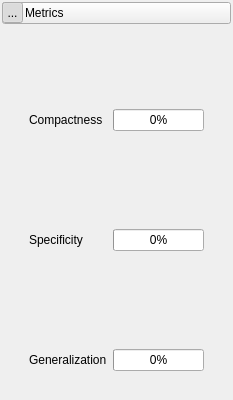
    <widget class="QWidget" name="metrics_panel" native="true">
     <property name="sizePolicy">
      <sizepolicy hsizetype="Preferred" vsizetype="Fixed">
       <horstretch>0</horstretch>
       <verstretch>0</verstretch>
      </sizepolicy>
     </property>
     <layout class="QVBoxLayout" name="verticalLayout_8">
      <property name="spacing">
       <number>2</number>
      </property>
      <property name="leftMargin">
       <number>2</number>
      </property>
      <property name="topMargin">
       <number>2</number>
      </property>
      <property name="rightMargin">
       <number>2</number>
      </property>
      <property name="bottomMargin">
       <number>2</number>
      </property>
      <item>
       <widget class="QWidget" name="metrics_header_background" native="true">
        <layout class="QVBoxLayout" name="verticalLayout_9">
         <property name="leftMargin">
          <number>0</number>
         </property>
         <property name="topMargin">
          <number>0</number>
         </property>
         <property name="rightMargin">
          <number>0</number>
         </property>
         <property name="bottomMargin">
          <number>0</number>
         </property>
         <item>
          <widget class="QPushButton" name="metrics_header">
           <property name="sizePolicy">
            <sizepolicy hsizetype="Preferred" vsizetype="Fixed">
             <horstretch>0</horstretch>
             <verstretch>0</verstretch>
            </sizepolicy>
           </property>
           <property name="minimumSize">
            <size>
             <width>215</width>
             <height>21</height>
            </size>
           </property>
           <layout class="QHBoxLayout" name="horizontalLayout_5">
            <property name="spacing">
             <number>2</number>
            </property>
            <property name="leftMargin">
             <number>0</number>
            </property>
            <property name="topMargin">
             <number>0</number>
            </property>
            <property name="rightMargin">
             <number>0</number>
            </property>
            <property name="bottomMargin">
             <number>0</number>
            </property>
            <item>
             <widget class="QToolButton" name="metrics_open_button">
              <property name="minimumSize">
               <size>
                <width>21</width>
                <height>21</height>
               </size>
              </property>
              <property name="maximumSize">
               <size>
                <width>21</width>
                <height>21</height>
               </size>
              </property>
              <property name="text">
               <string>...</string>
              </property>
              <property name="icon">
               <iconset resource="../Resources/ShapeWorksStudio.qrc">
                <normaloff>:/Studio/Images/RightArrowWhite.png</normaloff>
                <normalon>:/Studio/Images/DownArrowWhite.png</normalon>:/Studio/Images/RightArrowWhite.png</iconset>
              </property>
              <property name="checkable">
               <bool>true</bool>
              </property>
              <property name="checked">
               <bool>true</bool>
              </property>
             </widget>
            </item>
            <item>
             <widget class="QLabel" name="metrics_label">
              <property name="text">
               <string>Metrics</string>
              </property>
             </widget>
            </item>
           </layout>
          </widget>
         </item>
        </layout>
       </widget>
      </item>
      <item>
       <widget class="QWidget" name="metrics_content" native="true">
        <layout class="QGridLayout" name="gridLayout_12">
         <item row="4" column="0">
          <widget class="QWidget" name="generalization_panel" native="true">
           <layout class="QGridLayout" name="gridLayout_17">
            <item row="0" column="0">
             <widget class="JKQTPlotter" name="generalization_graph" native="true">
              <property name="sizePolicy">
               <sizepolicy hsizetype="MinimumExpanding" vsizetype="MinimumExpanding">
                <horstretch>0</horstretch>
                <verstretch>0</verstretch>
               </sizepolicy>
              </property>
              <property name="minimumSize">
               <size>
                <width>50</width>
                <height>50</height>
               </size>
              </property>
             </widget>
            </item>
            <item row="1" column="0">
             <widget class="QWidget" name="generalization_progress_widget" native="true">
              <layout class="QGridLayout" name="gridLayout_13">
               <item row="2" column="1">
                <widget class="QProgressBar" name="generalization_progress">
                 <property name="sizePolicy">
                  <sizepolicy hsizetype="Preferred" vsizetype="Fixed">
                   <horstretch>0</horstretch>
                   <verstretch>0</verstretch>
                  </sizepolicy>
                 </property>
                 <property name="value">
                  <number>0</number>
                 </property>
                </widget>
               </item>
               <item row="2" column="0">
                <widget class="QLabel" name="generalization_label">
                 <property name="text">
                  <string>Generalization</string>
                 </property>
                </widget>
               </item>
              </layout>
             </widget>
            </item>
           </layout>
          </widget>
         </item>
         <item row="2" column="0">
          <widget class="QWidget" name="compactness_panel" native="true">
           <layout class="QGridLayout" name="gridLayout_14">
            <item row="0" column="0">
             <widget class="JKQTPlotter" name="compactness_graph" native="true">
              <property name="sizePolicy">
               <sizepolicy hsizetype="MinimumExpanding" vsizetype="MinimumExpanding">
                <horstretch>0</horstretch>
                <verstretch>0</verstretch>
               </sizepolicy>
              </property>
              <property name="minimumSize">
               <size>
                <width>50</width>
                <height>50</height>
               </size>
              </property>
             </widget>
            </item>
            <item row="1" column="0">
             <widget class="QWidget" name="compactness_progress_widget" native="true">
              <layout class="QGridLayout" name="gridLayout_5">
               <item row="2" column="1">
                <widget class="QProgressBar" name="compactness_progress">
                 <property name="sizePolicy">
                  <sizepolicy hsizetype="Preferred" vsizetype="Fixed">
                   <horstretch>0</horstretch>
                   <verstretch>0</verstretch>
                  </sizepolicy>
                 </property>
                 <property name="value">
                  <number>0</number>
                 </property>
                </widget>
               </item>
               <item row="2" column="0">
                <widget class="QLabel" name="compactness_label">
                 <property name="text">
                  <string>Compactness</string>
                 </property>
                </widget>
               </item>
              </layout>
             </widget>
            </item>
           </layout>
          </widget>
         </item>
         <item row="3" column="0">
          <widget class="QWidget" name="specificity_panel" native="true">
           <layout class="QGridLayout" name="gridLayout_16">
            <item row="0" column="0">
             <widget class="JKQTPlotter" name="specificity_graph" native="true">
              <property name="sizePolicy">
               <sizepolicy hsizetype="MinimumExpanding" vsizetype="MinimumExpanding">
                <horstretch>0</horstretch>
                <verstretch>0</verstretch>
               </sizepolicy>
              </property>
              <property name="minimumSize">
               <size>
                <width>50</width>
                <height>50</height>
               </size>
              </property>
             </widget>
            </item>
            <item row="1" column="0">
             <widget class="QWidget" name="specificity_progress_widget" native="true">
              <layout class="QGridLayout" name="gridLayout_9">
               <item row="2" column="1">
                <widget class="QProgressBar" name="specificity_progress">
                 <property name="sizePolicy">
                  <sizepolicy hsizetype="Preferred" vsizetype="Fixed">
                   <horstretch>0</horstretch>
                   <verstretch>0</verstretch>
                  </sizepolicy>
                 </property>
                 <property name="value">
                  <number>0</number>
                 </property>
                </widget>
               </item>
               <item row="2" column="0">
                <widget class="QLabel" name="specificity_label">
                 <property name="text">
                  <string>Specificity</string>
                 </property>
                </widget>
               </item>
              </layout>
             </widget>
            </item>
           </layout>
          </widget>
         </item>
        </layout>
       </widget>
      </item>
     </layout>
    </widget>
